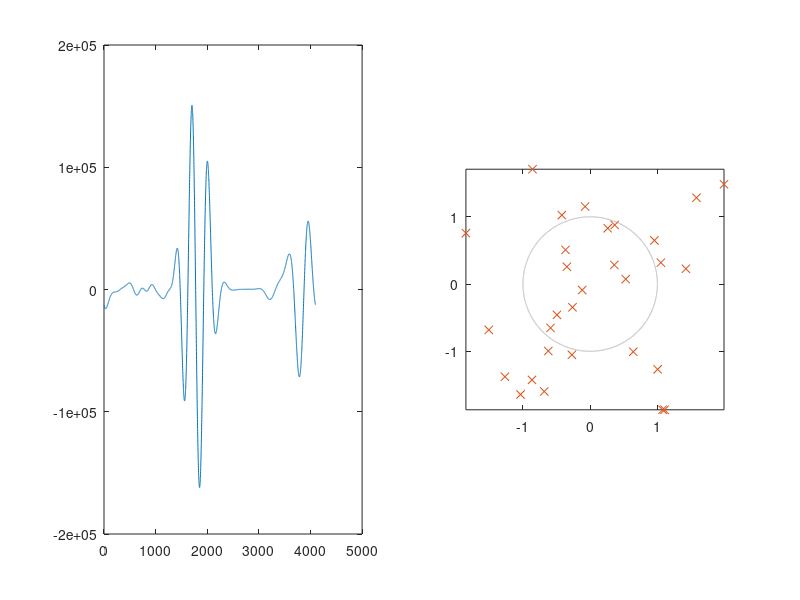

This figure's MATLAB source: (Note: this script raises an error after producing the figure.)
close all;  clear;
addpath('/Users/hautiengwu/Dropbox/code/EMD') ;


%========================================
	% some global parameters
scrsz = get(0,'ScreenSize');
PlotRecon = 0 ;



%========================================
	% BK analysis parameters
    % nb passes for reconstruction
pass = 10 ;

    % Ratio for oversampling (over=1 no oversampling)
over = 16 ;

    % Degree of polynomial for approximation (D=1 => cste)
D = 1 ;

    % Value of epsilon as a threshold for f.
eps = 1e-4 ;

    % four methods to evaluate phase and IF 
    % method 1: directly with B phase
    % method 2: using Grad(B) / B 
    % method 3: same way but using Fourier decomposition
IFmethod = 3 ;


%========================================
	% parameters for SST, if used
Alpha = 5e-5 ;

%========================================
	% Signal parameters
Hz = 4096 ;
T = 1;
t = 2*pi*[1/Hz:1/Hz:T] ;
N = length(t) ;

RN = 30 ; sigma = 1 ;
ROOT = (randn(RN, 1) + i* randn(RN, 1))*sigma ;
y = ones(1, N) ;
for jj = 1:RN 
%    y = y.*(exp(i*t) - ROOT(jj)./norm(ROOT(jj))) ; %./(1-exp(i*t)*conj(ROOT(jj))) ;
    y = y.*(exp(i*t) - ROOT(jj)) ;
    if max(abs(y)) > 1e9 ; y = 1e9*y./max(abs(y)) ; end
end
subplot(121) ; plot(real(y)) ; 
subplot(122) ; hold off; plot(cos(t), sin(t), 'color', [.7 .7 .7]) ; hold on ; plot(real(ROOT), imag(ROOT), 'x') ; axis image




[High, Low, B, G, B_phase, B_phase_der, B_prod] = BKdecomp(y, pass, length(y), over, D, eps, IFmethod) ;




% pass iterations will give pass-1 components
figure('Position',[1 scrsz(4) scrsz(3) scrsz(4)/3]) ;
plot(t/pi, real(y), 'k', 'linewidth', 2) ; set(gca,'fontsize', 20) ; hold on;
recon = zeros(size(y)) ;
for pp = 1:pass-1
    recon = recon + B_prod(pp,:) .* Low(pp+1, :) ;
    % plot each component
    % the i-th component is L_{i+1}B_1B_2...B_i
    if pp == 1 | pp == pass-1 ; plot(t/pi, real(recon), 'color', [1 pp/pass pp/pass], 'linewidth', 2) ; hold on ; end
    
end
axis tight ;

figure;
plot(cos(t), sin(t), 'color', [.7 .7 .7], 'linewidth', 2) ; hold on; axis equal
plot(ROOT, 'x') ;
